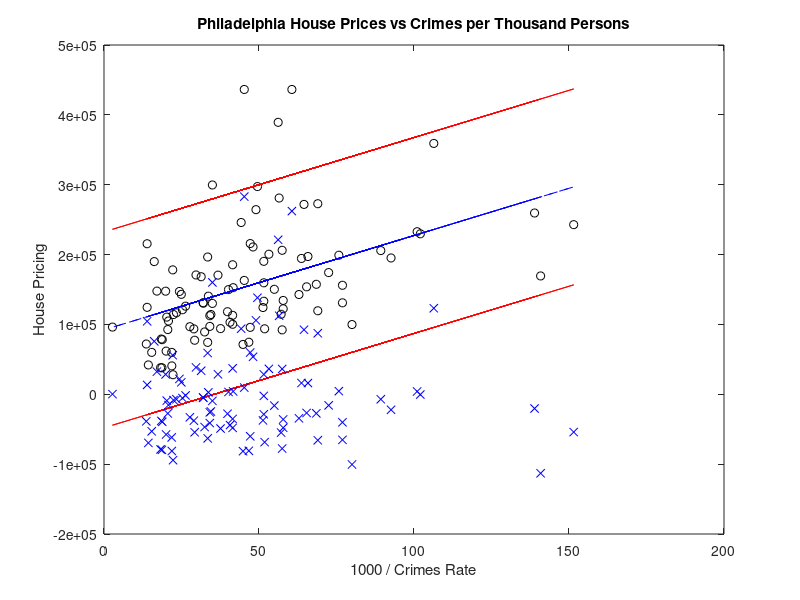

Recreate this plot in MATLAB. (Note: this script raises an error after producing the figure.)
%% Simple Regression Model and Identification of Outliers

clc; clear; close all;

%% Load Information for Crime Rate and House Prices

data = load('philadelphia.txt'); 
price =  data(:,1); % house prices
crimeRate = data(:,2); % crime rates
tCrimes = data(:,3); % 1000 / crime rates (reciprocal of crimeRate)

%plot of pricing against reciprocal: linearity visual test
plot(tCrimes, price, 'ok');
title('Philadelphia House Prices vs Crimes per Thousand Persons');
xlabel('1000 / Crimes Rate');
ylabel('House Pricing');

%% Linear regression price prediction = b0 + b1 * tCrimes
% PARAMETERS
% correlation coeficient
r = corr(tCrimes, price);
% standard deviation Prices (Sy)
Sy = std(price); 
% stabdard deviation Crimes (Sx)
Sx = std(tCrimes);
% slope : b1
b1 = (Sy/Sx) * r;
% intercept : b0
b0 = mean(price) - b1 * mean(tCrimes);

% The Linear Equation
% linear_reg_housing the hypothesis line
% y = b1 * x + b0
linear_reg_housing = b1 * tCrimes + b0;

hold;
% plot the linear regression line on top
plot(tCrimes, linear_reg_housing, '--b');

fprintf('Linear regression. Press enter to continue.\n');
pause;

%% Visual Test for Outliers: Residuals vs
% estimation of standard error se(y)
% residuals
residuals = price - b0 - b1 * tCrimes;

% 95% confidence levels
stdRes = std(residuals);
linear_reg_upperBound = linear_reg_housing + (1.96 * stdRes);
linear_reg_lowerBound = linear_reg_housing - (1.96 * stdRes);
plot(tCrimes, linear_reg_upperBound, 'r');
plot(tCrimes, linear_reg_lowerBound, 'r');


fprintf('Linear regression 95 percent Confidence limits. Press enter to continue.\n');
pause;
close;

%% Identification of Outliers
% identification of the 4 biggest outliers
plot(tCrimes, residuals, 'xb');
refline;
res_sort = sort(residuals, 'descend');
outliers_index = find(residuals > res_sort(5));
hold;
plot(tCrimes(outliers_index), residuals(outliers_index), 'Or');
title('Variation Analysis - Residuals vs 1000/Crimes Ratio');
xlabel('1000 / Crimes Rate');
ylabel('Residuals');

fprintf('4 Biggest outliers on the residual analysis. Press enter to continue.\n');
pause;
close;








